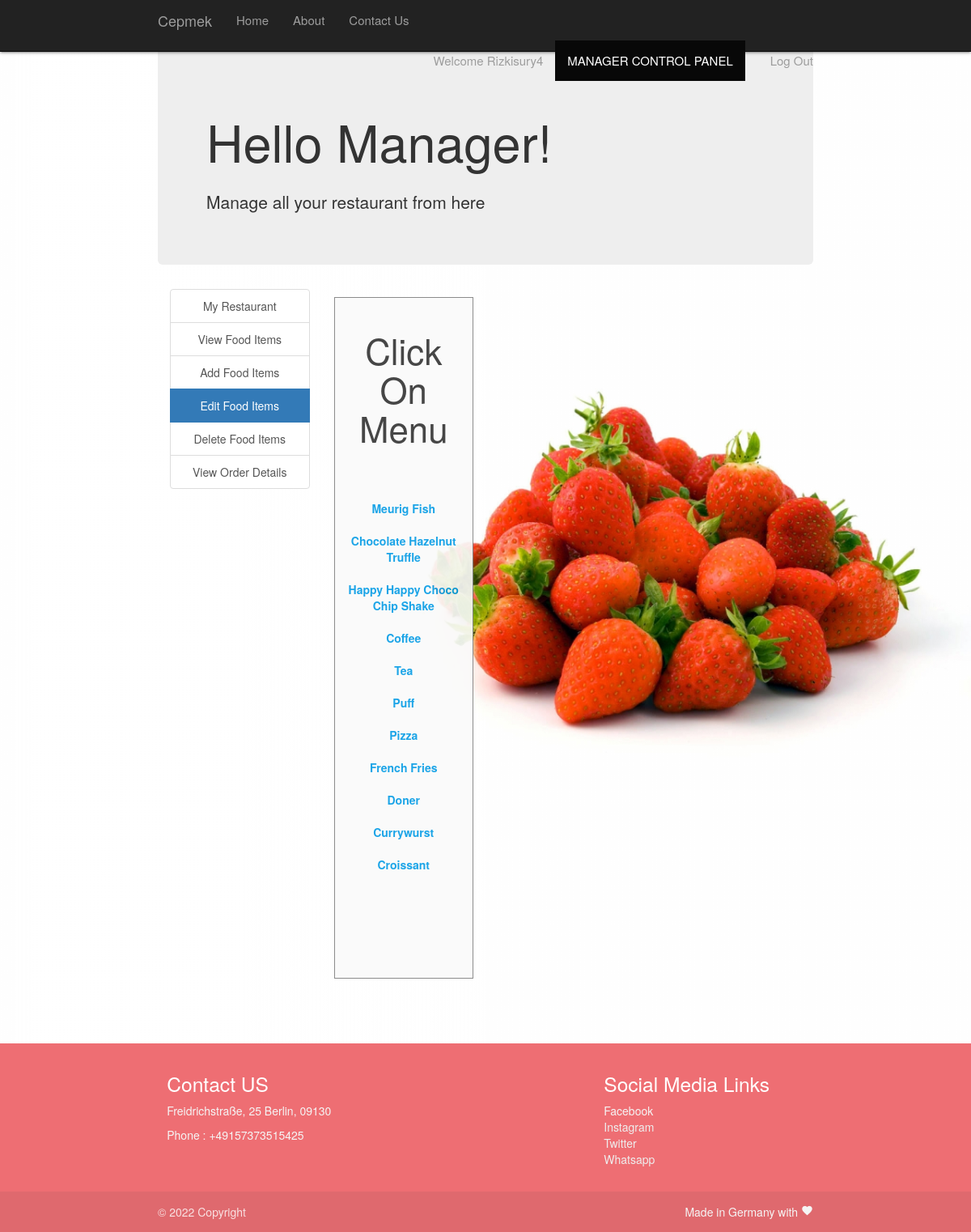
/edit_food_items.php (signed in), run on the app's committed database.
### tables this page shows
CREATE TABLE `manager` (
  `username` varchar(30) NOT NULL,
  `fullname` varchar(30) NOT NULL,
  `email` varchar(30) NOT NULL,
  `contact` varchar(30) NOT NULL,
  `address` varchar(50) NOT NULL,
  `password` varchar(30) NOT NULL
);

CREATE TABLE `food` (
  `F_ID` int(30) NOT NULL,
  `name` varchar(30) NOT NULL,
  `price` int(30) NOT NULL,
  `description` varchar(200) NOT NULL,
  `R_ID` int(30) NOT NULL,
  `images_path` varchar(200) NOT NULL,
  `options` varchar(10) NOT NULL DEFAULT 'ENABLE'
);

### session_m.php (called while the page is built, shortened)
<?php
$conn = Connect();
$user_check=$_SESSION['login_user1'];
$query = "SELECT username FROM MANAGER WHERE username = '$user_check'";
$ses_sql = mysqli_query($conn, $query);
$row = mysqli_fetch_assoc($ses_sql);
$login_session =$row['username'];
?>

### edit_food_items.php (the view, shortened to what this page needs)
<?php
include('session_m.php');
?>
<!DOCTYPE html>
<html>
  <head>
  </head>
  <link rel="stylesheet" type = "text/css" href ="css/edit_food_items.css">
  <link rel="stylesheet" type = "text/css" href ="css/bootstrap.min.css">
  <link rel="stylesheet" href="https://cdnjs.cloudflare.com/ajax/libs/materialize/1.0.0/css/materialize.min.css">
  <body>
    <nav class="navbar navbar-inverse navbar-fixed-top navigation-clean-search" role="navigation">
      <div class="container">
        <div class="navbar-header">
          <a class="navbar-brand" href="index.php">Cepmek</a>
        </div>
        <div class="collapse navbar-collapse " id="myNavbar">
          <ul class="nav navbar-nav">
            <li><a href="index.php">Home</a></li>
            <li><a href="aboutus.php">About</a></li>
            <li><a href="contactus.php">Contact Us</a></li>
          </ul>
          <ul class="nav navbar-nav navbar-right">
            <li><a href="#"><span class="glyphicon glyphicon-user"></span> Welcome <?php echo $login_session; ?> </a></li>
            <li class="active"> <a href="managerlogin.php">MANAGER CONTROL PANEL</a></li>
            <li><a href="logout_m.php"><span class="glyphicon glyphicon-log-out"></span> Log Out </a></li>
          </ul>
        </div>
      </div>
    </nav>
<div class="container">
    <div class="jumbotron">
     <h1>Hello Manager! </h1>
     <p>Manage all your restaurant from here</p>
    </div>
    </div>
<div class="container">
    	<div class="col-xs-3" style="text-align: center;">
    	<div class="list-group">
    		<a href="myrestaurant.php" class="list-group-item ">My Restaurant</a>
    		<a href="view_food_items.php" class="list-group-item ">View Food Items</a>
    		<a href="add_food_items.php" class="list-group-item ">Add Food Items</a>
    		<a href="edit_food_items.php" class="list-group-item active">Edit Food Items</a>
    		<a href="delete_food_items.php" class="list-group-item ">Delete Food Items</a>
        <a href="view_order_details.php" class="list-group-item ">View Order Details</a>
    	</div>
    </div>
<div class="col-xs-3">
  <div class="form-area" style="padding: 10px 10px 110px 10px; ">
    <div style="text-align: center;">
      <h3>Click On Menu <br><br></h3>
    </div>
    <?php
    $query = mysqli_query($conn, "SELECT * FROM food f WHERE f.R_ID IN (SELECT r.R_ID FROM RESTAURANTS r WHERE r.M_ID='$user_check') ORDER BY F_ID");
    while ($row = mysqli_fetch_array($query)) {
      ?>
      <div class="list-group" style="text-align: center;">
        <?php
      echo "<b><a href='edit_food_items.php?update= {$row['F_ID']}'>{$row['name']}</a></b>";
        ?>
      </div>
    <?php
    }
    ?>
  </div>
</div>
</div>
  </body>
<br>
<section class="ffooter">
		<footer class="page-footer">
    <div class="p-3 mb-2 bg-dark text-white">
          <div class="container">
            <div class="row">
              <div class="col l6 s12">
                <h5 class="white-text">Contact US</h5>
                <p class="grey-text text-lighten-4">Freidrichstraße, 25 Berlin, 09130</p>
                <p class="grey-text text-lighten-4">Phone : +49157373515425</p>
              </div>
              <div class="col l4 offset-l2 s12">
                <h5 class="white-text">Social Media Links</h5>
                <ul>
                  <li><a class="grey-text text-lighten-4" href="#!">Facebook</a></li>
                  <li><a class="grey-text text-lighten-3" href="#!">Instagram</a></li>
                  <li><a class="grey-text text-lighten-3" href="#!">Twitter</a></li>
                  <li><a class="grey-text text-lighten-3" href="#!">Whatsapp</a></li>
                </ul>
              </div>
            </div>
          </div>
          <div class="footer-copyright">
            <div class="container">
            © 2022 Copyright
            <a class="grey-text text-lighten-4 right" href="#!">Made in Germany with <span><i class="tiny material-icons">favorite</i></span></a>
            </div>
          </div>
        </footer>
	</section>
</html>

### css/edit_food_items.css (style rules this page uses)
body,html { height: 100%; }
body { padding-top: 50px; background-image: url('headerimg2.jpg'); background-repeat: repeat; background-size: 100%; }
footer { display: block; }
.form-area { background-color: #FAFAFA; padding: 10px 40px 60px; margin: 10px 0px 60px; border: 1px solid GREY; opacity:0.9; }

### data on the page
manager: username "Rizkisury4"
food: name "Meurig Fish"
food: name "Chocolate Hazelnut Truffle"
food: name "Happy Happy Choco Chip Shake"
food: name "Coffee"
food: name "Tea"
food: name "Puff"
food: name "Pizza"
food: name "French Fries"
food: name "Doner"
food: name "Currywurst"
food: name "Croissant"
